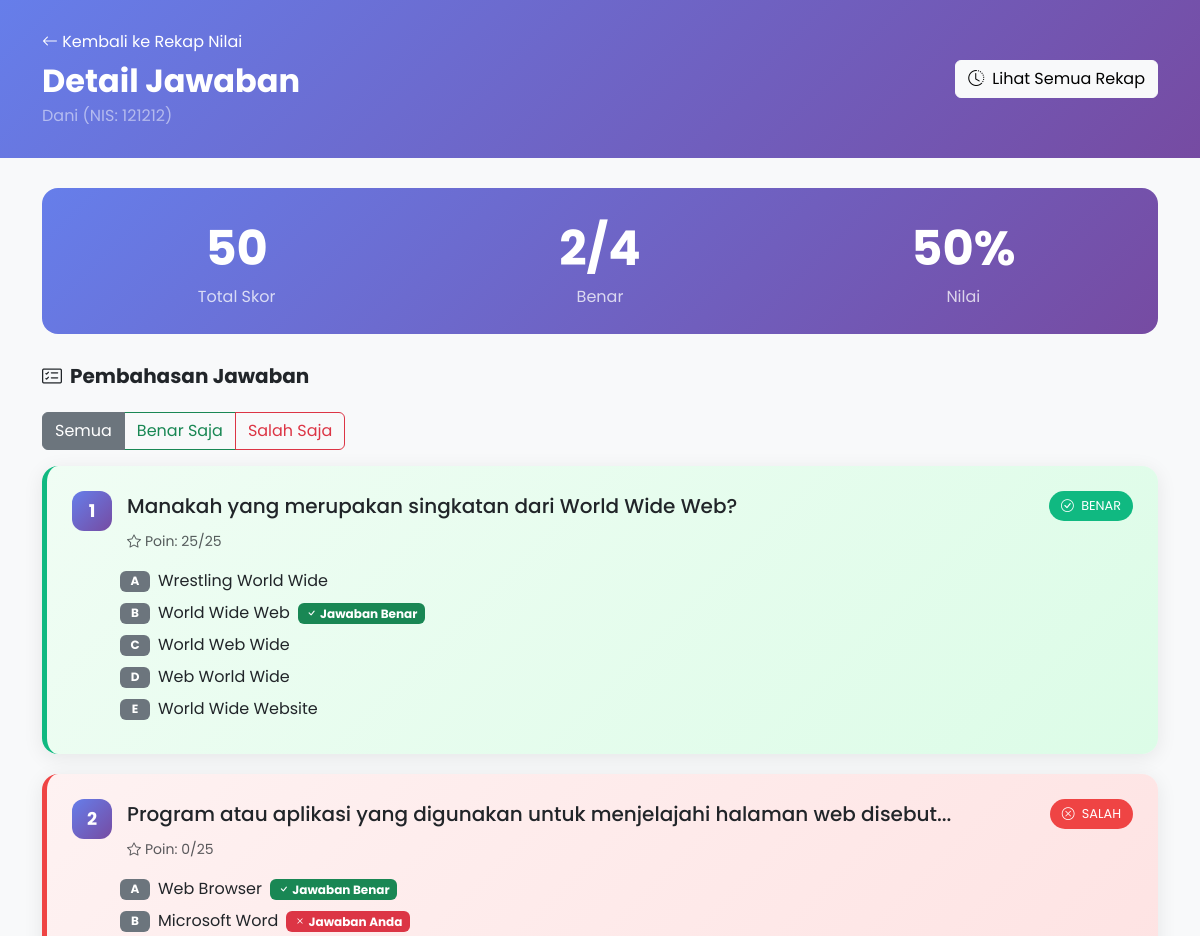
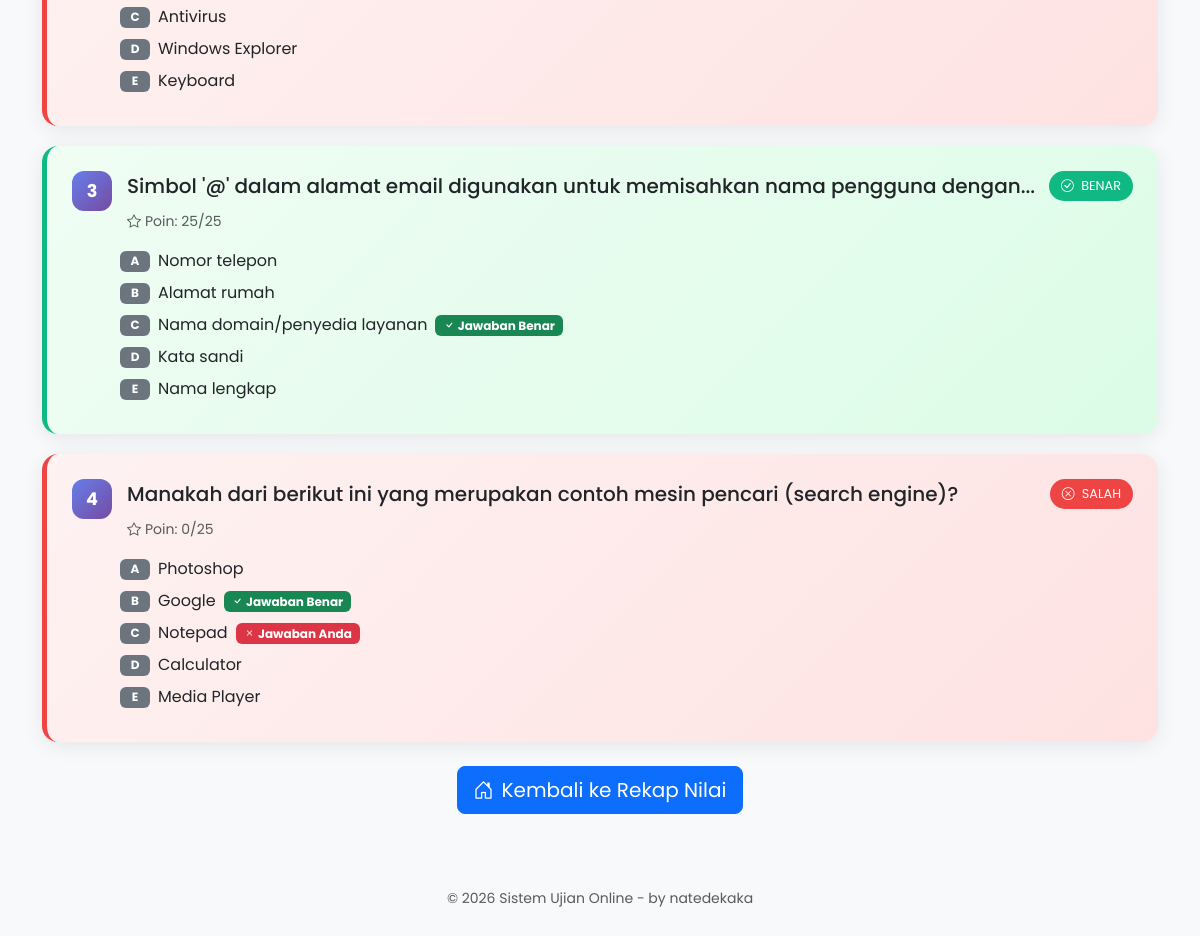
The page /admin/detail_jawaban.php?id_hasil=349 (signed in) on the database its author committed (2 pictures, top to bottom).
### tables this page shows
CREATE TABLE `hasil_ujian` (
  `id` int NOT NULL AUTO_INCREMENT,
  `id_ujian` int NOT NULL,
  `nis` varchar(50) NOT NULL,
  `nama` varchar(100) NOT NULL,
  `kelas` varchar(50) NOT NULL,
  `total_skor` int DEFAULT '0',
  `skor_awal` int DEFAULT NULL,
  `waktu_submit` datetime DEFAULT CURRENT_TIMESTAMP,
  `detail_jawaban` text,
  `device_fingerprint` varchar(64) DEFAULT NULL,
  `ip_address` varchar(45) DEFAULT NULL,
  `total_violations` int DEFAULT '0',
  `submitted_at` datetime DEFAULT NULL,
  PRIMARY KEY (`id`),
  KEY `id_ujian` (`id_ujian`),
  KEY `idx_ujian_nis` (`id_ujian`,`nis`),
  CONSTRAINT `hasil_ujian_ibfk_1` FOREIGN KEY (`id_ujian`) REFERENCES `ujian` (`id`) ON DELETE CASCADE
);

### admin/detail_jawaban.php (the view, shortened to what this page needs)
<?php
require_once '../config/init_sekolah.php';
$id_hasil = (int)$_GET['id_hasil'];
$stmt = $conn->prepare("SELECT * FROM hasil_ujian WHERE id = ?");
$stmt->bind_param("i", $id_hasil);
$stmt->execute();
$hasil = $stmt->get_result()->fetch_assoc();
$detail_jawaban = json_decode($hasil['detail_jawaban'], true);
$total_benar = 0;
foreach ($detail_jawaban as $jw) {
    if (isset($jw['is_correct']) && $jw['is_correct']) {
        $total_benar++;
    }
}
$total_soal = count($detail_jawaban);
$persentase = $total_soal > 0 ? round(($total_benar / $total_soal) * 100, 1) : 0;
?>
<!DOCTYPE html>
<html lang="id">
<head>
    <link href="../vendor/bootstrap/bootstrap.min.css" rel="stylesheet">
    <link rel="stylesheet" href="../vendor/bootstrap-icons/bootstrap-icons.min.css">
</head>
<body>
    <div class="review-header">
        <div class="container">
            <div class="row align-items-center">
                <div class="col-md-8">
                    <a href="rekap_nilai.php?ujian=<?= $hasil['id_ujian'] ?>" class="text-white text-decoration-none mb-2 d-inline-block">
                        <i class="bi bi-arrow-left"></i> Kembali ke Rekap Nilai
                    </a>
                    <h2 class="text-white fw-bold mb-1">Detail Jawaban</h2>
                    <p class="text-white-50 mb-0"><?= htmlspecialchars($hasil['nama']) ?> (NIS: <?= htmlspecialchars($hasil['nis']) ?>)</p>
                </div>
                <div class="col-md-4 text-md-end">
                    <a href="rekap_nilai.php" class="btn btn-light">
                        <i class="bi bi-clock-history me-2"></i>Lihat Semua Rekap
                    </a>
                </div>
            </div>
        </div>
    </div>
    <div class="container pb-5">
        <div class="skor-summary">
            <div class="row">
                <div class="col-4">
                    <div class="skor-number"><?= $hasil['total_skor'] ?></div>
                    <div class="opacity-75">Total Skor</div>
                </div>
                <div class="col-4">
                    <div class="skor-number"><?= $total_benar ?>/<?= $total_soal ?></div>
                    <div class="opacity-75">Benar</div>
                </div>
                <div class="col-4">
                    <div class="skor-number"><?= $persentase ?>%</div>
                    <div class="opacity-75">Nilai</div>
                </div>
            </div>
        </div>
        <h5 class="fw-bold mb-4">
            <i class="bi bi-card-checklist me-2"></i>Pembahasan Jawaban
        </h5>
        <div class="mb-3">
            <div class="btn-group" role="group">
                <button type="button" class="btn btn-outline-secondary active" onclick="filterAnswers('all')">Semua</button>
                <button type="button" class="btn btn-outline-success" onclick="filterAnswers('benar')">Benar Saja</button>
                <button type="button" class="btn btn-outline-danger" onclick="filterAnswers('salah')">Salah Saja</button>
            </div>
        </div>
        <?php if (empty($detail_jawaban)): ?>
            <div class="alert alert-warning">
                <i class="bi bi-exclamation-triangle me-2"></i>Detail jawaban tidak tersedia untuk hasil ujian ini.
            </div>
        <?php else: ?>
            <?php $no = 1; foreach ($detail_jawaban as $jw): ?>
            <div class="review-card <?= isset($jw['is_correct']) && $jw['is_correct'] ? 'benar' : 'salah' ?>">
                <div class="d-flex align-items-start mb-3">
                    <span class="soal-number"><?= $no ?></span>
                    <div class="flex-grow-1">
                        <div class="d-flex justify-content-between align-items-start">
                            <p class="mb-2 fw-medium fs-5"><?= nl2br(htmlspecialchars($jw['pertanyaan'] ?? '')) ?></p>
                            <span class="<?= isset($jw['is_correct']) && $jw['is_correct'] ? 'badge-benar' : 'badge-salah' ?>">
                                <i class="bi bi-<?= isset($jw['is_correct']) && $jw['is_correct'] ? 'check-circle' : 'x-circle' ?> me-1"></i>
                                <?= isset($jw['is_correct']) && $jw['is_correct'] ? 'BENAR' : 'SALAH' ?>
                            </span>
                        </div>
                        <small class="text-muted">
                            <i class="bi bi-star me-1"></i>Poin: <?= $jw['poin_diperoleh'] ?? 0 ?>/<?= $jw['poin'] ?? 0 ?>
                        </small>
                    </div>
                </div>
                <div class="ms-5">
                    <?php
                    $options = [
                        'a' => $jw['opsi_a'] ?? '',
                        'b' => $jw['opsi_b'] ?? '',
                        'c' => $jw['opsi_c'] ?? '',
                        'd' => $jw['opsi_d'] ?? '',
                        'e' => $jw['opsi_e'] ?? ''
                    ];
                    foreach ($options as $key => $opt):
                        $is_jawaban_siswa = (isset($jw['jawaban_siswa']) && $jw['jawaban_siswa'] === $key);
                        $is_kunci = (isset($jw['kunci_jawaban']) && $jw['kunci_jawaban'] === $key);
                    ?>
                    <div class="d-flex align-items-center mb-2">
                        <span class="badge bg-secondary me-2" style="width: 30px;"><?= strtoupper($key) ?></span>
                        <span><?= htmlspecialchars($opt) ?></span>
                        <?php if ($is_kunci): ?>
                            <span class="badge bg-success ms-2"><i class="bi bi-check"></i> Jawaban Benar</span>
                        <?php elseif ($is_jawaban_siswa): ?>
                            <span class="badge bg-danger ms-2"><i class="bi bi-x"></i> Jawaban Anda</span>
                        <?php endif; ?>
                    </div>
                    <?php endforeach; ?>
                </div>
            </div>
            <?php $no++; endforeach; ?>
        <?php endif; ?>
        <div class="text-center mt-4">
            <a href="rekap_nilai.php?ujian=<?= $hasil['id_ujian'] ?>" class="btn btn-primary btn-lg">
                <i class="bi bi-house-door me-2"></i>Kembali ke Rekap Nilai
            </a>
        </div>
        <footer class="text-center text-muted py-4 mt-5">
            <small>&copy; <?= date('Y') ?> Sistem Ujian Online - by natedekaka</small>
        </footer>
    </div>
</body>
</html>

### rows shown on the page
hasil_ujian: nama "Dani", nis "121212", total_skor "50", detail_jawaban "4", detail_jawaban "50"

### other values the page prints
$total_benar "2"
$jw['pertanyaan'] "Manakah yang merupakan singkatan dari World Wide Web?"
$jw['poin_diperoleh'] "25"
$jw['poin'] "25"
$key "A"
$opt "Wrestling World Wide"
$key "B"
$opt "World Wide Web"
$key "C"
$opt "World Web Wide"
$key "D"
$opt "Web World Wide"
$key "E"
$opt "World Wide Website"
$jw['pertanyaan'] "Program atau aplikasi yang digunakan untuk menjelajahi halaman web disebut..."
